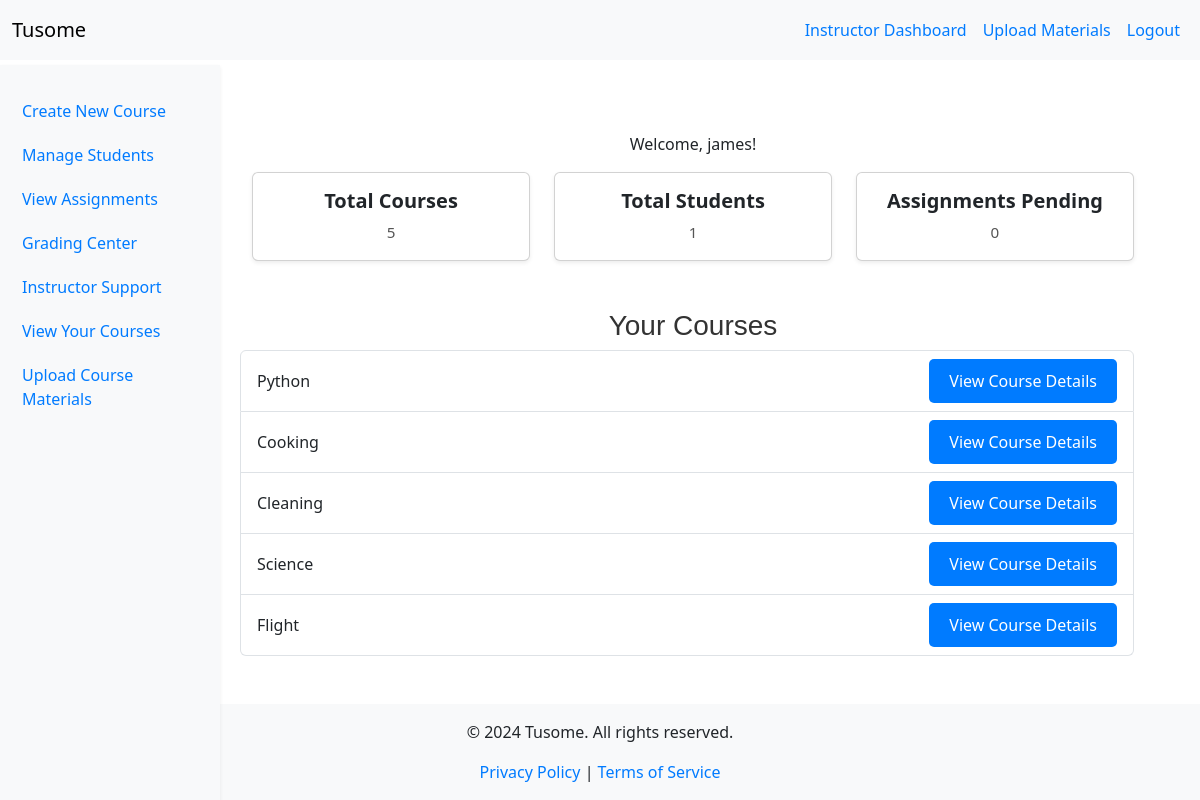
The app's page /instructor_dashboard (signed in) with its own data.
### models.py (models this page shows, shortened)
class User(UserMixin, db.Model):
    id = db.Column(db.Integer, primary_key=True)
    username = db.Column(db.String(150), unique=True, nullable=False)
    password = db.Column(db.String(150), nullable=False)
    role = db.Column(db.Enum(RoleEnum), nullable=False)  # Using Enum for roles
    instructor = db.relationship('Instructor', back_populates='user', uselist=False)
    student = db.relationship('Student', back_populates='user', uselist=False)

class Course(db.Model):
    id = db.Column(db.Integer, primary_key=True)
    title = db.Column(db.String(200), nullable=False)
    description = db.Column(db.Text, nullable=False)
    is_featured = db.Column(db.Boolean, default=False)
    instructor_id = db.Column(db.Integer, db.ForeignKey('instructor.id'), nullable=False)
    instructor = db.relationship('Instructor', back_populates='courses')
    lessons = db.relationship('Lesson', back_populates='course', lazy=True)
    quizzes = db.relationship('Quiz', back_populates='course', lazy=True)
    materials = db.relationship('CourseMaterial', back_populates='course', lazy=True)
    enrollments = db.relationship('Enrollment', back_populates='course', lazy=True)
    submissions = db.relationship('Submission', back_populates='course', lazy=True)

### app.py (the view)
@app.route('/instructor_dashboard')
@role_required(RoleEnum.INSTRUCTOR)
def instructor_dashboard():
    instructor = current_user.instructor  # This should now work correctly
    total_courses = Course.query.filter_by(instructor_id=instructor.id).count()
    total_students = Student.query.join(Enrollment).join(Course).filter(Course.instructor_id == instructor.id).distinct().count()
    pending_assignments = Quiz.query.filter_by(status='pending').count()
    courses = instructor.courses  # Fetch all courses associated with the instructor
    return render_template('instructor_dashboard.html',
                           total_courses=total_courses,
                           total_students=total_students,
                           pending_assignments=pending_assignments,
                           courses=courses)

### app.py (called while the page is built)
@app.context_processor
def inject_current_year():
    return {'current_year': datetime.utcnow().year}

@login_manager.user_loader
def load_user(user_id):
    return User.query.get(int(user_id))

@app.context_processor
def inject_roleenum():
    return dict(RoleEnum=RoleEnum)

def role_required(role):
    def decorator(f):
        @wraps(f)
        @login_required  # Ensure the user is logged in
        def decorated_function(*args, **kwargs):
            if current_user.role != role:
                flash('Access denied.', 'danger')
                return redirect(url_for('index'))
            return f(*args, **kwargs)
        return decorated_function
    return decorator

### templates/instructor_dashboard.html
{% extends "base.html" %}
{% block content %}
<div class="container-fluid mt-5">
    <div class="row">
        <nav class="col-md-3 col-lg-2 d-md-block bg-light sidebar shadow-sm" style="position: fixed; top: 0; bottom: 0; left: 0;">
            <div class="position-sticky">
                <ul class="nav flex-column mt-4">
                    <li class="nav-item">
                        <a class="nav-link active" href="{{ url_for('create_course') }}">
                            Create New Course
                        </a>
                    </li>
                    <li class="nav-item">
                        <a class="nav-link" href="{{ url_for('manage_students') }}">
                            Manage Students
                        </a>
                    </li>
                    <li class="nav-item">
                        <a class="nav-link" href="{{ url_for('assignment_overview') }}">
                            View Assignments
                        </a>
                    </li>
                    <li class="nav-item">
                        <a class="nav-link" href="{{ url_for('grading') }}">
                            Grading Center
                        </a>
                    </li>
                    <li class="nav-item">
                        <a class="nav-link" href="{{ url_for('instructor_support') }}">
                            Instructor Support
                        </a>
                    </li>
                    <li class="nav-item">
                        <a class="nav-link" href="{{ url_for('view_courses') }}">
                            View Your Courses
                        </a>
                    </li>
                    <li class="nav-item">
                        {% if current_user.role == RoleEnum.INSTRUCTOR %}
                        <a class="nav-link" href="{{ url_for('upload_material') }}">
                            Upload Course Materials
                        </a>
                        {% endif %}
                    </li>
                </ul>
            </div>
        </nav>
        <main class="col-md-9 ms-sm-auto col-lg-10 px-md-4 offset-lg-2" style="margin-left: 220px;">
            <p class="text-center">Welcome, {{ current_user.username }}!</p>
            <div class="row text-center mb-5">
                <div class="col-md-4">
                    <div class="card shadow-sm">
                        <div class="card-body">
                            <h5 class="card-title">Total Courses</h5>
                            <p class="card-text">{{ total_courses }}</p>
                        </div>
                    </div>
                </div>
                <div class="col-md-4">
                    <div class="card shadow-sm">
                        <div class="card-body">
                            <h5 class="card-title">Total Students</h5>
                            <p class="card-text">{{ total_students }}</p>
                        </div>
                    </div>
                </div>
                <div class="col-md-4">
                    <div class="card shadow-sm">
                        <div class="card-body">
                            <h5 class="card-title">Assignments Pending</h5>
                            <p class="card-text">{{ pending_assignments }}</p>
                        </div>
                    </div>
                </div>
            </div>
            <div class="row text-center mb-5">
                <h3>Your Courses</h3>
                <ul class="list-group">
                    {% for course in courses %}
                    <li class="list-group-item d-flex justify-content-between align-items-center">
                        <span>{{ course.title }}</span>
                        <a href="{{ url_for('course_details', course_id=course.id) }}" class="btn btn-primary">View Course Details</a>
                    </li>
                    {% endfor %}
                </ul>
            </div>
        </main>
    </div>
</div>
{% endblock %}

### static/css/style.css (style rules this page uses)
.btn { padding: 10px 20px; border: none; border-radius: 5px; color: white; background-color: #007BFF; text-decoration: none; display: inline-block; transition: background-color 0.3s; }
h1, h2, h3 { color: #333; font-family: 'Arial', sans-serif; }
a { color: #007BFF; text-decoration: none; }
.nav-link { padding: 10px; color: #007BFF; transition: color 0.3s; }
.card-title { font-size: 1.25rem; font-weight: bold; }
.card-text { font-size: 0.95rem; color: #555; }
.btn-primary { background-color: #007BFF; border-color: #007BFF; }
html, body { height: 100%; margin: 0; }
body { display: flex; flex-direction: column; }
.sidebar { width: 220px; height: 100vh; background-color: #f8f9fa; margin-top: 65px; }

### templates/base.html (style rules this page uses)
html, body { height: 100%; margin: 0; }
body { display: flex; flex-direction: column; }

### records on screen
User: username "james"
Course: title "Python"
Course: title "Cooking"
Course: title "Cleaning"
Course: title "Science"
Course: title "Flight"

### other values on screen
{{ total_courses }} "5"
{{ total_students }} "1"
{{ pending_assignments }} "0"
